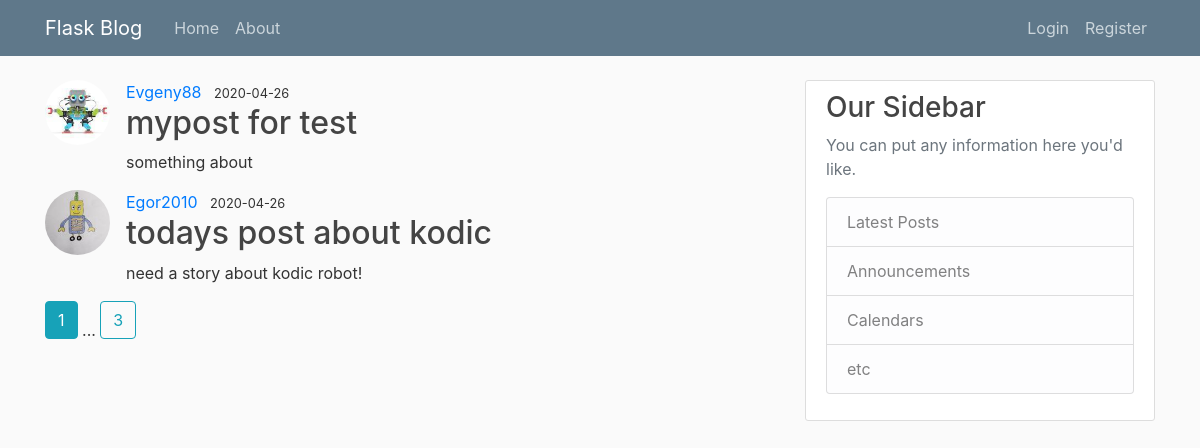
The page / on the database its author committed.
### flaskblog/models.py (models this page shows, shortened)
class Post(db.Model):
	id = db.Column(db.Integer(),primary_key = True)
	title = db.Column(db.String(100), nullable= False)
	created = db.Column(db.DateTime, nullable = False, default = datetime.now())
	content = db.Column(db.Text, nullable = False)
	user_id = db.Column(db.Integer, db.ForeignKey('user.id'), nullable = False)

class User(db.Model,UserMixin):
	id = db.Column(db.Integer(),primary_key = True)
	username = db.Column(db.String(20), unique = True, nullable = False)
	email = db.Column(db.String(120), unique = True, nullable = False)
	password = db.Column(db.String(60), nullable = False)
	image_file = db.Column(db.String(20), nullable = False, default='default.jpg')
	posts = db.relationship('Post', backref = 'autor', lazy = True)

### flaskblog/main/routes.py (the view)
@main.route("/")
def index():
	page = request.args.get('page', default = 1, type = int)
	posts = Post.query.order_by(Post.created.desc())\
								.paginate(per_page = 2, page = page)
	return render_template('home.html', title = 'Home page', posts = posts)

### flaskblog/Templates/home.html
{% extends "layout.html" %}
{% block content %}
	{% for post in posts.items %}
	<article class="media content section">
		<img class="rounded-circle article-img" src="{{url_for('static',
		filename='image_folder/'+post.autor.image_file) }}">
		<div class="media-body">
			<div class="article metadata">
            {% if current_user.username==post.autor.username %}
				<a class="mr-2" href="{{ url_for('users.account') }}">{{ post.autor.username }}</a>
			{% else %}
				<a class="mr-2" href="#">{{ post.autor.username }}</a>
			{% endif %}
				<small class="text muted">{{ post.created.strftime("%Y-%m-%d") }}</small>
			</div>
			<h2><a class="article-title" href="{{ url_for('posts.post', post_id = post.id) }}">{{ post.title }}</a></h2>
			<p class="article-content">{{ post.content }}</p>
		</div>
	</article>
	{% endfor %}
	{% for page_num in posts.iter_pages(left_edge=1, right_edge=1,left_current=1,right_current=1) %}
		{% if page_num %}
			{% if posts.page == page_num %}
				<a class="btn btn-info mb-4" href="{{ url_for('main.index', page=page_num) }}">{{ page_num }}</a>
			{% else %}
				<a class="btn btn-outline-info mb-4" href="{{ url_for('main.index', page=page_num) }}">{{ page_num }}</a>
			{% endif %}
		{% else %}
			...
		{% endif %}
	{% endfor %}
{% endblock content %}

### rows shown on the page
Post: image_file (picture), autor.username "Evgeny88", created "2020-04-26", title "mypost for test", content "something about"
Post: image_file (picture), autor.username "Egor2010", created "2020-04-26", title "todays post about kodic", content "need a story about kodic robot!"

### other values the page prints
{{ page_num }} "1"
{{ page_num }} "3"
